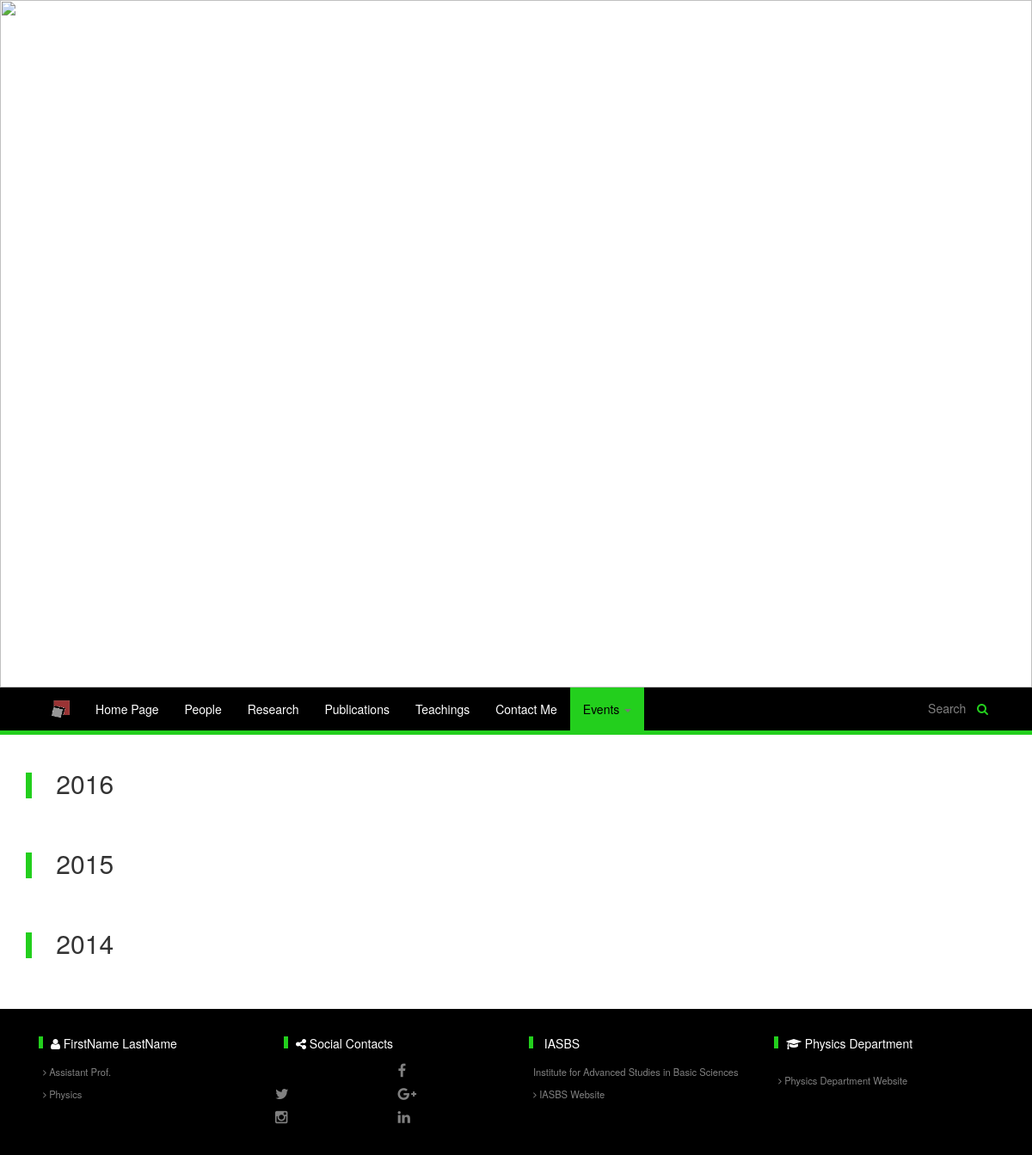
The app's page /preview/participatedactivities.php (signed in) with its own data.
### tables this page shows
CREATE TABLE `page` (
  `page_id` varchar(255) NOT NULL,
  `websiteno` int(11) NOT NULL,
  `title` varchar(255) NOT NULL,
  `file_name` varchar(255) NOT NULL,
  `activity_status` tinyint(1) NOT NULL,
  PRIMARY KEY (`page_id`,`websiteno`),
  KEY `website#` (`websiteno`)
);

CREATE TABLE `pa_category` (
  `pa_category_no` int(11) NOT NULL AUTO_INCREMENT,
  `websiteno` int(11) NOT NULL,
  `title` varchar(255) NOT NULL,
  PRIMARY KEY (`pa_category_no`)
);

CREATE TABLE `footer_link` (
  `footer_linkno` int(11) NOT NULL AUTO_INCREMENT,
  `websiteno` int(11) NOT NULL,
  `role` tinyint(1) NOT NULL,
  `font_icon` varchar(255) NOT NULL,
  `title` varchar(1024) NOT NULL,
  `description` varchar(1024) NOT NULL,
  `activity_status` tinyint(1) NOT NULL,
  `link_label` varchar(1024) NOT NULL,
  `link_address` varchar(1024) NOT NULL,
  PRIMARY KEY (`footer_linkno`),
  KEY `website#` (`websiteno`)
);

### preview/participatedactivities.php (the view, shortened to what this page needs)
<html>
	<head>
		<link rel="stylesheet" type="text/css" href="css/bootstrap.min.css" >
		<link rel="stylesheet" type="text/css" href="css/font-awesome.css" >
		<link rel="stylesheet" type="text/css" href="css/style.css" >
		<?php require_once("../webservices/everypage_technical_header.php"); ?>
	</head>
	<body>
		<?php
			$pageid="participatedactivities";
			require_once("header.php");
		?>
		<div class="container">
			<div class="row">
				<?php
					$query="SELECT * FROM `pa_category` WHERE websiteno  = ".$websiteno." ;";
					$result=$conn->query($query);
					for($i=0; $i<$result->num_rows ;$i++){
						$row=$result->fetch_assoc();
						echo "
							<div class='card col-xs-12 col-sm-12 col-md-12 col-lg-12'>
								<div class='card-header'>
									<h2>
										<i class='Bar'></i>
										".HTMLDecode($row['title'])."
									</h2>
								</div>
								<div class='card-body'>";
						echo "</div>
							</div>";
					}
				?>
			</div>
		</div>
		<?php
			require_once("footer.php");
		?>
	</body>
</html>

### preview/header.php (shortened to what this page needs)
<?php
	require_once("../webservices/everypage_technical_header.php");
	$HTMLFlag=false;
	$query="SELECT * FROM `page` WHERE websiteno = ".$websiteno." ;";
	$result=$conn->query($query);
	$page=array();
	for($i=0;$i< $result->num_rows ; $i++){
		$row=$result->fetch_assoc();
		$page[$row['page_id']]= $row;
	}
	$List=array('homepage','people','research', 'publications','teachings','contactme');
	$EventsList=array('groupmeetings', 'participatedactivities' ,'beyondscience');
	$query="SELECT `default_header_address`,`logo` FROM `website` WHERE websiteno = ".$websiteno." ;";
	$result=$conn->query($query);
	$row=$result->fetch_assoc();
	$HeaderImage=$row['default_header_address'];
	$HeaderImage=$_SESSION['LoggedIn']."_images/header_".$HeaderImage;
	$LogoImage=$row['logo'];
	$LogoImage= $LogoImage? $_SESSION['LoggedIn']."_images/iasbsLogo.png" : false ;
?>
<header>
	<div class="row">
		<div class="col-lg-12">
			<img style="width:100%;" src="<?php echo $HeaderImage; ?>" />
			<h1 class="carousel-caption" ><?php  ?></h1>
		</div>
	</div>
	<nav class="navbar navbar-default">
		<div class="container">
		    <div class="collapse navbar-collapse" id="myNavbar">
				<ul class="nav navbar-nav">
					<?php
						if($LogoImage) echo "<li class='hidden-xs' ><a href='https://iasbs.ac.ir' target='_blank' ><img src='$LogoImage' style='height:20px;' /></a></li> ";
						foreach($List as $item){
							if($page[$item]['activity_status']==1){
								$class="";
								$href=$page[$item]['file_name'].(($HTMLFlag)? ".html" : ".php");
								echo "<li ".$class." ><a href='".$href."'>".HTMLDecode($page[$item]['title'])."</a></li> ";
							}
						}
					?>
					<?php
						$count=0;
						$print="";
						$active_flag=false;
						foreach($EventsList as $event){
							if($page[$event]['activity_status']==1){
								$count++;
								$class="";
								$href=$page[$event]['file_name'].(($HTMLFlag)? ".html" : ".php");
								if($event==$pageid){
									$class=" class='active' ";
									$href="#";
									$active_flag=true;
								}
								$print.="<li ".$class." ><a href='".$href."'>".HTMLDecode($page[$event]['title'])."</a></li>";
							}
						}
						switch ($count) {
							default:
								echo "<li class='dropdown ".($active_flag?"active":"")."'>
										<a class='dropdown-toggle' data-toggle='dropdown' href='#'>Events
										<span class='caret'></span></a>
										<ul class='dropdown-menu'>".$print."</ul></li>";
								break;
						}
					?>
				</ul>
				<div class="nav navbar-nav navbar-right" >
					<div class="SearchBox hidden-xs">
						<input type="text" placeholder="Search" />
						<button><i class="fa fa-search"></i></button>
					</div>
				</div>
			</div>
		</div>
	</nav>
</header>

### webservices/everypage_technical_header.php (shortened to what this page needs)
<?php
    include("database_header.php");
    $query="SELECT * FROM user WHERE username='".$_SESSION['LoggedIn']."' ;";
    $result = $conn->query($query);
    if( $result->num_rows > 0){
        $row = $result->fetch_assoc();
        $websiteno=$row['websiteno'];
    }else{
        $websiteno=-1;
        $profile_pic_add="../app_data/img/profilepic/default.jpg";
        $profile_pic_caption="";
    }
    function HTMLDecode($str){
        $str=str_replace("&SINGLEQUOTE", "'", $str);
        $str=str_replace("&DOUBLEQUOTE", '"', $str);
        $str=str_replace("&NEWLINE", '<br/>', $str);
        return $str;
    }
?>

### preview/css/style.css (style rules this page uses)
.navbar-default { background-color: #000000; border-color: #23cf1d; border-width: 0; border-radius: 0; border-bottom-width: 5px; }
.navbar-default .navbar-nav > li > a { color: white; }
.navbar-default .navbar-nav > .active > a, .navbar-default .navbar-nav > .active > a:hover, .navbar-default .navbar-nav > .active > a:focus { color: #000000; background-color: #23cf1d; }
.navbar-default .navbar-nav > .dropdown > a .caret { border-top-color: #777; border-bottom-color: #777; }
.SearchBox { background-color: #000000; color: #23cf1d; padding-left:15px; padding-right:15px; margin-top:10px; }
.SearchBox input[type=text] { height:2em; background-color: #000000; color: #fff; padding:3px; border-width: 0; margin-right:0; }
.SearchBox button { height:2em; background-color: #000000;; color: #23cf1d; border:0; }
@media only screen and (min-width : 992px) and (max-width : 1200px) { .navbar-default .navbar-nav > li > a { font-size:1em; } }
@media only screen and (min-width : 992px) and (max-width : 1200px) { .navbar-nav .SearchBox input[type=text] { width: 50px; } }
.Bar:before { content: ''; display: inline-block; width: 7px; height: 1em; margin-right:20px; margin-bottom:-5px; background-color: #23cf1d; }
.card { margin-bottom:30px; }

### records on screen
page: title "Home Page"
page: title "People"
page: title "Research"
page: title "Publications"
page: title "Teachings"
page: title "Contact Me"
pa_category: title "2016"
pa_category: title "2015"
pa_category: title "2014"
footer_link: title "IASBS Institute for Advanced Studies in Basic Sciences IASBS Website"
footer_link: title "Physics Department Physics Department Website"

### other values on screen
str_replace("&NEWLINE", '<br/>', $str) "FirstName LastName Assistant Prof. Physics"
